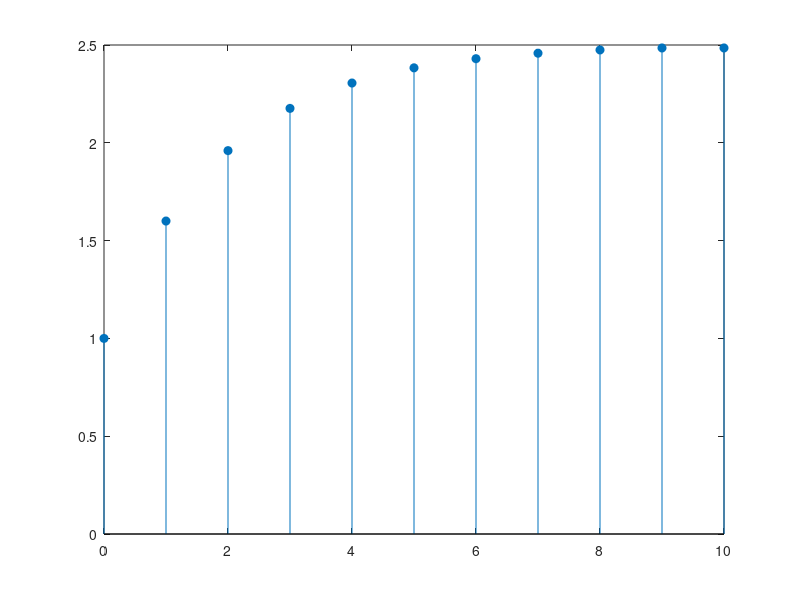

This figure's MATLAB source:
% This MATLAB program performs the convolution operation of
% Example 2.12  (Blandford)
% Establish the input unit-step function.
x=ones (1,11);
% Compute the system impulse response.
for k = 1:10
  h(k) = 0.6^(k-1);
end
% Convolve the input with the impulse response and plot.
c=conv (x,h);

for k=1:11
  n(k)=k-1;
  y(k) =c(k);
end
figure();
stem(n, y, 'fill');